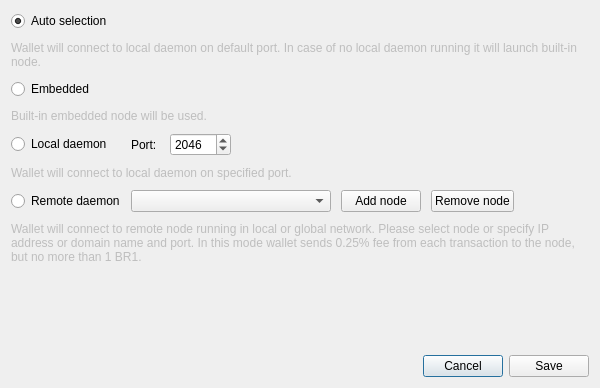
<?xml version="1.0" encoding="UTF-8"?>
<ui version="4.0">
 <class>ConnectionSettingsDialog</class>
 <widget class="QDialog" name="ConnectionSettingsDialog">
  <property name="windowModality">
   <enum>Qt::ApplicationModal</enum>
  </property>
  <property name="geometry">
   <rect>
    <x>0</x>
    <y>0</y>
    <width>600</width>
    <height>388</height>
   </rect>
  </property>
  <property name="windowTitle">
   <string>Connection settings</string>
  </property>
  <layout class="QGridLayout" name="gridLayout_2">
   <item row="2" column="0">
    <layout class="QHBoxLayout" name="horizontalLayout">
     <item>
      <spacer name="horizontalSpacer">
       <property name="orientation">
        <enum>Qt::Horizontal</enum>
       </property>
       <property name="sizeHint" stdset="0">
        <size>
         <width>40</width>
         <height>20</height>
        </size>
       </property>
      </spacer>
     </item>
     <item>
      <widget class="QPushButton" name="connectionCancelButton">
       <property name="text">
        <string>Cancel</string>
       </property>
      </widget>
     </item>
     <item>
      <widget class="QPushButton" name="connectionSaveButton">
       <property name="text">
        <string>Save</string>
       </property>
      </widget>
     </item>
    </layout>
   </item>
   <item row="0" column="0">
    <layout class="QGridLayout" name="gridLayout">
     <property name="sizeConstraint">
      <enum>QLayout::SetMaximumSize</enum>
     </property>
     <property name="verticalSpacing">
      <number>10</number>
     </property>
     <item row="0" column="0">
      <widget class="QRadioButton" name="radioButton_1">
       <property name="enabled">
        <bool>true</bool>
       </property>
       <property name="text">
        <string>Auto selection</string>
       </property>
       <property name="checked">
        <bool>true</bool>
       </property>
      </widget>
     </item>
     <item row="1" column="0" colspan="2">
      <widget class="QLabel" name="label">
       <property name="enabled">
        <bool>false</bool>
       </property>
       <property name="text">
        <string>Wallet will connect to local daemon on default port. In case of no local daemon running it will launch built-in node.</string>
       </property>
       <property name="wordWrap">
        <bool>true</bool>
       </property>
      </widget>
     </item>
     <item row="2" column="0">
      <widget class="QRadioButton" name="radioButton_2">
       <property name="text">
        <string>Embedded</string>
       </property>
      </widget>
     </item>
     <item row="3" column="0" colspan="2">
      <widget class="QLabel" name="label_2">
       <property name="enabled">
        <bool>false</bool>
       </property>
       <property name="text">
        <string>Built-in embedded node will be used.</string>
       </property>
       <property name="wordWrap">
        <bool>true</bool>
       </property>
      </widget>
     </item>
     <item row="4" column="0">
      <widget class="QRadioButton" name="radioButton_3">
       <property name="text">
        <string>Local daemon</string>
       </property>
      </widget>
     </item>
     <item row="4" column="1">
      <layout class="QHBoxLayout" name="horizontalLayout_2">
       <property name="spacing">
        <number>10</number>
       </property>
       <item>
        <widget class="QLabel" name="label_3">
         <property name="text">
          <string>Port: </string>
         </property>
        </widget>
       </item>
       <item>
        <widget class="QSpinBox" name="m_localDaemonPort">
         <property name="minimum">
          <number>0</number>
         </property>
         <property name="maximum">
          <number>65535</number>
         </property>
         <property name="value">
          <number>2046</number>
         </property>
         <property name="displayIntegerBase">
          <number>10</number>
         </property>
        </widget>
       </item>
       <item>
        <spacer name="horizontalSpacer_2">
         <property name="orientation">
          <enum>Qt::Horizontal</enum>
         </property>
         <property name="sizeHint" stdset="0">
          <size>
           <width>40</width>
           <height>20</height>
          </size>
         </property>
        </spacer>
       </item>
      </layout>
     </item>
     <item row="5" column="0" colspan="2">
      <widget class="QLabel" name="label_4">
       <property name="enabled">
        <bool>false</bool>
       </property>
       <property name="text">
        <string>Wallet will connect to local daemon on specified port.</string>
       </property>
       <property name="wordWrap">
        <bool>true</bool>
       </property>
      </widget>
     </item>
     <item row="6" column="0">
      <widget class="QRadioButton" name="radioButton_4">
       <property name="text">
        <string>Remote daemon</string>
       </property>
      </widget>
     </item>
     <item row="6" column="1">
      <layout class="QHBoxLayout" name="horizontalLayout_3">
       <property name="spacing">
        <number>10</number>
       </property>
       <item>
        <widget class="QComboBox" name="remoteNodesComboBox">
         <property name="minimumSize">
          <size>
           <width>200</width>
           <height>0</height>
          </size>
         </property>
         <property name="editable">
          <bool>false</bool>
         </property>
         <property name="insertPolicy">
          <enum>QComboBox::InsertAtTop</enum>
         </property>
        </widget>
       </item>
       <item>
        <widget class="QPushButton" name="addNodeButton">
         <property name="text">
          <string>Add node</string>
         </property>
         <property name="icon">
          <iconset resource="../../resources.qrc">
           <normaloff>:/icons/add</normaloff>:/icons/add</iconset>
         </property>
        </widget>
       </item>
       <item>
        <widget class="QPushButton" name="removeNodeButton">
         <property name="text">
          <string>Remove node</string>
         </property>
         <property name="icon">
          <iconset resource="../../resources.qrc">
           <normaloff>:/icons/remove</normaloff>:/icons/remove</iconset>
         </property>
        </widget>
       </item>
       <item>
        <spacer name="horizontalSpacer_3">
         <property name="orientation">
          <enum>Qt::Horizontal</enum>
         </property>
         <property name="sizeHint" stdset="0">
          <size>
           <width>40</width>
           <height>20</height>
          </size>
         </property>
        </spacer>
       </item>
      </layout>
     </item>
     <item row="7" column="0" colspan="2">
      <widget class="QLabel" name="label_5">
       <property name="enabled">
        <bool>false</bool>
       </property>
       <property name="sizePolicy">
        <sizepolicy hsizetype="Preferred" vsizetype="MinimumExpanding">
         <horstretch>0</horstretch>
         <verstretch>0</verstretch>
        </sizepolicy>
       </property>
       <property name="minimumSize">
        <size>
         <width>0</width>
         <height>40</height>
        </size>
       </property>
       <property name="text">
        <string>Wallet will connect to remote node running in local or global network. Please select node or specify IP address or domain name and port. In this mode wallet sends 0.25% fee from each transaction to the node, but no more than 1 BR1.</string>
       </property>
       <property name="wordWrap">
        <bool>true</bool>
       </property>
      </widget>
     </item>
    </layout>
   </item>
   <item row="1" column="0">
    <spacer name="verticalSpacer">
     <property name="orientation">
      <enum>Qt::Vertical</enum>
     </property>
     <property name="sizeHint" stdset="0">
      <size>
       <width>20</width>
       <height>40</height>
      </size>
     </property>
    </spacer>
   </item>
  </layout>
 </widget>
 <resources>
  <include location="../../resources.qrc"/>
 </resources>
 <connections>
  <connection>
   <sender>connectionCancelButton</sender>
   <signal>clicked()</signal>
   <receiver>ConnectionSettingsDialog</receiver>
   <slot>reject()</slot>
   <hints>
    <hint type="sourcelabel">
     <x>549</x>
     <y>259</y>
    </hint>
    <hint type="destinationlabel">
     <x>338</x>
     <y>140</y>
    </hint>
   </hints>
  </connection>
  <connection>
   <sender>connectionSaveButton</sender>
   <signal>clicked()</signal>
   <receiver>ConnectionSettingsDialog</receiver>
   <slot>accept()</slot>
   <hints>
    <hint type="sourcelabel">
     <x>630</x>
     <y>259</y>
    </hint>
    <hint type="destinationlabel">
     <x>338</x>
     <y>140</y>
    </hint>
   </hints>
  </connection>
  <connection>
   <sender>addNodeButton</sender>
   <signal>clicked()</signal>
   <receiver>ConnectionSettingsDialog</receiver>
   <slot>addNodeClicked()</slot>
   <hints>
    <hint type="sourcelabel">
     <x>361</x>
     <y>153</y>
    </hint>
    <hint type="destinationlabel">
     <x>290</x>
     <y>135</y>
    </hint>
   </hints>
  </connection>
  <connection>
   <sender>removeNodeButton</sender>
   <signal>clicked()</signal>
   <receiver>ConnectionSettingsDialog</receiver>
   <slot>removeNodeClicked()</slot>
   <hints>
    <hint type="sourcelabel">
     <x>459</x>
     <y>177</y>
    </hint>
    <hint type="destinationlabel">
     <x>299</x>
     <y>193</y>
    </hint>
   </hints>
  </connection>
 </connections>
</ui>
